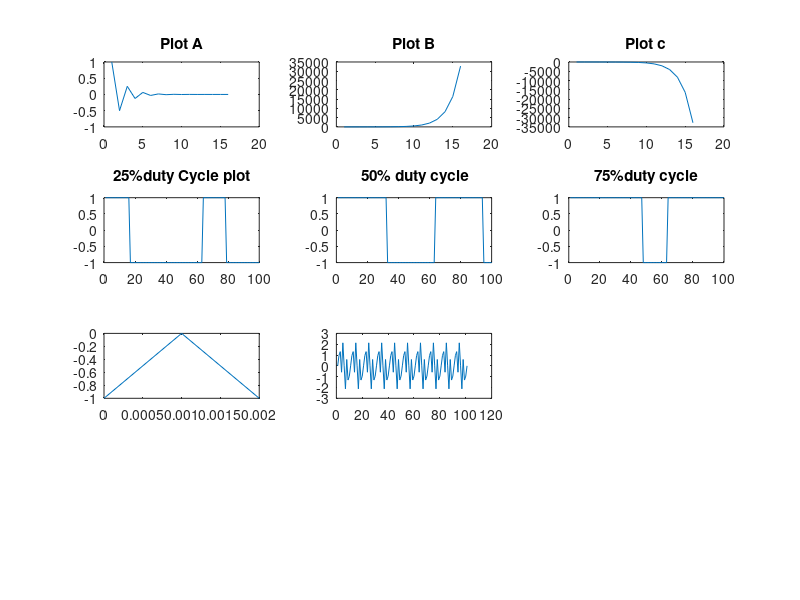

This figure's MATLAB source:
clc;
clear all;
close all;

k = 0:15;
subplot(4,3,1);
plot((-1/2).^(k));
title("Plot A");

subplot(4,3,2);
plot(2.^k);
title("Plot B")

subplot(4,3,3);
plot(-2.^k);
title("Plot c")


t = linspace(0 ,10);


x = square(t, 25);
subplot(4,3,4);
plot(x);
title("25%duty Cycle plot");

y = square(t, 50);
subplot(4,3,5);
plot(y);
title(" 50% duty cycle");

z = square(t, 75);
subplot(4,3,6);
plot(z);
title("75%duty cycle");

fs = 1000;
f = 500;
t = 0:1/fs:(1/f);
a = sawtooth(2*pi*f*t);
subplot(4,3,7);
plot(t,a);


t = 0:0.01:1;
s1 = sin(2*pi*10*t);
s2 = sin(2*pi*30*t);
s3 = sin(2*pi*60*t);

s4 = s1 + s2 + s3;
subplot(4,3,8);
plot(s4);






